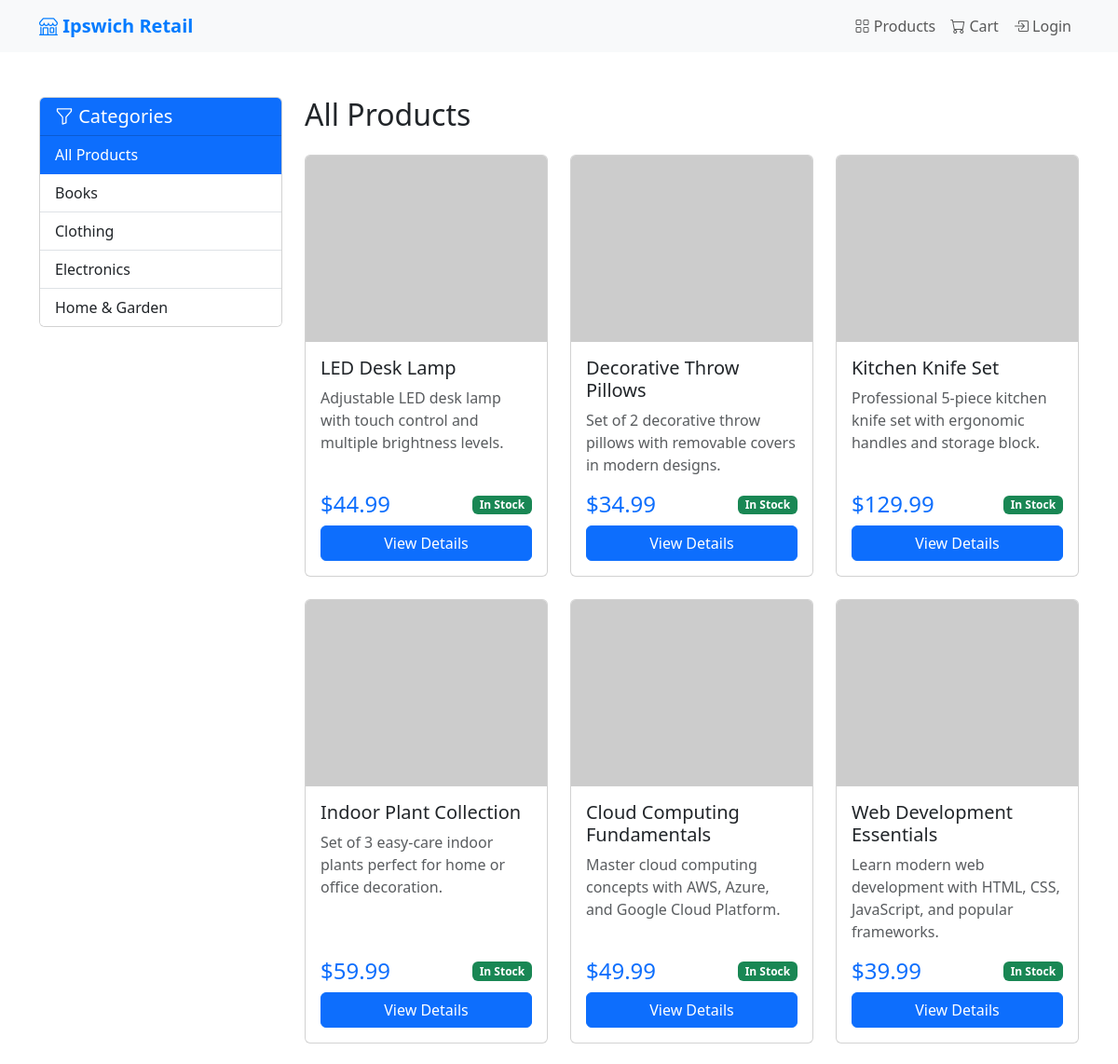
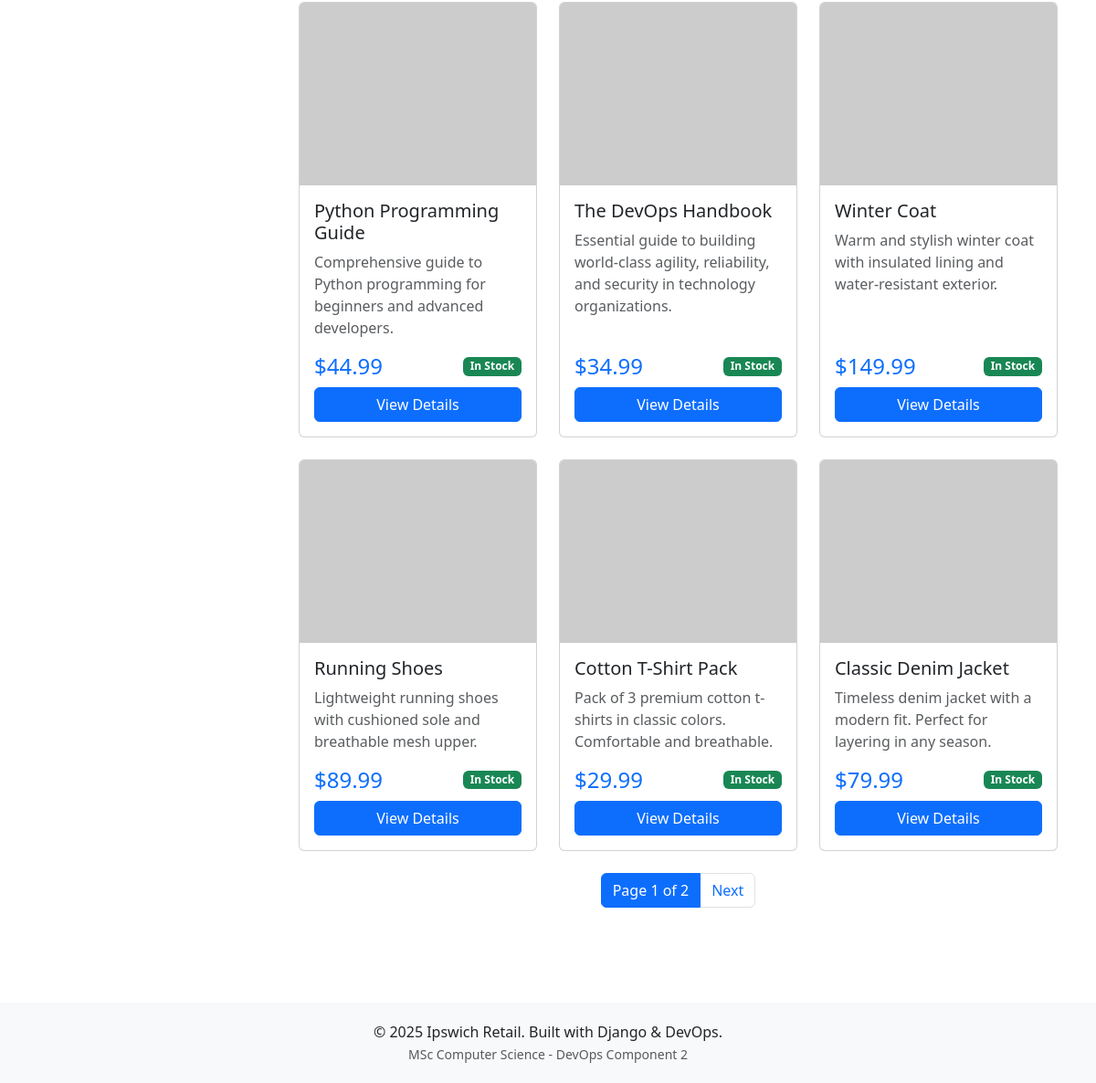
Screenshot of /products/ with the database file from the repository (2 pictures, top to bottom).
### products/models.py (models this page shows, shortened)
class Category(models.Model):
    name = models.CharField(max_length=200, unique=True)
    slug = models.SlugField(max_length=200, unique=True, blank=True)
    description = models.TextField(blank=True)
    created_at = models.DateTimeField(auto_now_add=True)
    updated_at = models.DateTimeField(auto_now=True)
    class Meta:
        verbose_name_plural = 'Categories'
        ordering = ['name']

class Product(models.Model):
    name = models.CharField(max_length=200)
    slug = models.SlugField(max_length=200, unique=True, blank=True)
    category = models.ForeignKey(Category, on_delete=models.CASCADE, related_name='products')
    description = models.TextField()
    price = models.DecimalField(max_digits=10, decimal_places=2)
    stock = models.IntegerField(default=0)
    image = models.ImageField(upload_to='products/', blank=True, null=True)
    image_url = models.URLField(max_length=500, blank=True, null=True, help_text='External image URL')
    available = models.BooleanField(default=True)
    created_at = models.DateTimeField(auto_now_add=True)
    updated_at = models.DateTimeField(auto_now=True)
    def get_image_url(self):
        if self.image:
            return self.image.url
        elif self.image_url:
            return self.image_url
        return 'https://via.placeholder.com/500x500?text=No+Image'
    class Meta:
        ordering = ['-created_at']
        indexes = [
            models.Index(fields=['name']),
            models.Index(fields=['slug']),
        ]
    def is_in_stock(self):
        return self.stock > 0 and self.available

### products/views.py (the view)
# urls.py: path('', views.product_list, name='product_list'),
def product_list(request):
    category_slug = request.GET.get('category')
    products = Product.objects.filter(available=True)
    if category_slug:
        category = get_object_or_404(Category, slug=category_slug)
        products = products.filter(category=category)
    else:
        category = None
    paginator = Paginator(products, 12)
    page_number = request.GET.get('page')
    products = paginator.get_page(page_number)
    categories = Category.objects.all()
    context = {
        'products': products,
        'categories': categories,
        'current_category': category,
    }
    return render(request, 'products/product_list.html', context)

### templates/products/product_list.html (shortened to what this page needs)
{% extends 'base.html' %}
{% block content %}
<div class="container my-5">
    <div class="row">
        <div class="col-md-3">
            <div class="card">
                <div class="card-header bg-primary text-white">
                    <h5 class="mb-0"><i class="bi bi-funnel"></i> Categories</h5>
                </div>
                <div class="list-group list-group-flush">
                    <a href="{% url 'products:product_list' %}"
                       class="list-group-item list-group-item-action {% if not current_category %}active{% endif %}">
                        All Products
                    </a>
                    {% for category in categories %}
                    <a href="?category={{ category.slug }}"
                       class="list-group-item list-group-item-action {% if current_category == category %}active{% endif %}">
                        {{ category.name }}
                    </a>
                    {% endfor %}
                </div>
            </div>
        </div>
        <div class="col-md-9">
            <h2 class="mb-4">
                {% if current_category %}
                    {{ current_category.name }}
                {% else %}
                    All Products
                {% endif %}
            </h2>
            {% if products %}
            <div class="row row-cols-1 row-cols-md-3 g-4">
                {% for product in products %}
                <div class="col">
                    <div class="card product-card">
                        <img src="{{ product.get_image_url }}" class="card-img-top" alt="{{ product.name }}" style="height: 200px; object-fit: cover;" onerror="this.src='https://via.placeholder.com/500x500?text=No+Image'">
                        <div class="card-body d-flex flex-column">
                            <h5 class="card-title">{{ product.name }}</h5>
                            <p class="card-text text-muted">{{ product.description|truncatewords:15 }}</p>
                            <div class="mt-auto">
                                <div class="d-flex justify-content-between align-items-center mb-2">
                                    <h4 class="text-primary mb-0">${{ product.price }}</h4>
                                    {% if product.is_in_stock %}
                                    <span class="badge bg-success">In Stock</span>
                                    {% else %}
                                    <span class="badge bg-danger">Out of Stock</span>
                                    {% endif %}
                                </div>
                                <a href="{% url 'products:product_detail' product.slug %}" class="btn btn-primary w-100">
                                    View Details
                                </a>
                            </div>
                        </div>
                    </div>
                </div>
                {% endfor %}
            </div>
            {% if products.has_other_pages %}
            <nav class="mt-4">
                <ul class="pagination justify-content-center">
                    <li class="page-item active">
                        <span class="page-link">Page {{ products.number }} of {{ products.paginator.num_pages }}</span>
                    </li>
                    {% if products.has_next %}
                    <li class="page-item">
                        <a class="page-link" href="?page={{ products.next_page_number }}{% if current_category %}&category={{ current_category.slug }}{% endif %}">
                            Next
                        </a>
                    </li>
                    {% endif %}
                </ul>
            </nav>
            {% endif %}
            {% else %}
            <div class="alert alert-info">
                <i class="bi bi-info-circle"></i> No products available in this category.
            </div>
            {% endif %}
        </div>
    </div>
</div>
{% endblock %}

### templates/base.html (style rules this page uses)
body { min-height: 100vh; display: flex; flex-direction: column; }
.product-card { transition: transform 0.2s; height: 100%; }

### rows the page displays
Category: name "Books"
Category: name "Clothing"
Category: name "Electronics"
Category: name "Home & Garden"
Product: name "LED Desk Lamp", description "Adjustable LED desk lamp with touch control and multiple brightness levels.", price "44.99", stock "In Stock"
Product: name "Decorative Throw Pillows", description "Set of 2 decorative throw pillows with removable covers in modern designs.", price "34.99", stock "In Stock"
Product: name "Kitchen Knife Set", description "Professional 5-piece kitchen knife set with ergonomic handles and storage block.", price "129.99", stock "In Stock"
Product: name "Indoor Plant Collection", description "Set of 3 easy-care indoor plants perfect for home or office decoration.", price "59.99", stock "In Stock"
Product: name "Cloud Computing Fundamentals", description "Master cloud computing concepts with AWS, Azure, and Google Cloud Platform.", price "49.99", stock "In Stock"
Product: name "Web Development Essentials", description "Learn modern web development with HTML, CSS, JavaScript, and popular frameworks.", price "39.99", stock "In Stock"
Product: name "Python Programming Guide", description "Comprehensive guide to Python programming for beginners and advanced developers.", price "44.99", stock "In Stock"
Product: name "The DevOps Handbook", description "Essential guide to building world-class agility, reliability, and security in technology organizations.", price "34.99", stock "In Stock"
Product: name "Winter Coat", description "Warm and stylish winter coat with insulated lining and water-resistant exterior.", price "149.99", stock "In Stock"
Product: name "Running Shoes", description "Lightweight running shoes with cushioned sole and breathable mesh upper.", price "89.99", stock "In Stock"
Product: name "Cotton T-Shirt Pack", description "Pack of 3 premium cotton t-shirts in classic colors. Comfortable and breathable.", price "29.99", stock "In Stock"
Product: name "Classic Denim Jacket", description "Timeless denim jacket with a modern fit. Perfect for layering in any season.", price "79.99", stock "In Stock"

### other values shown
{{ products.number }} "1"
{{ products.paginator.num_pages }} "2"
